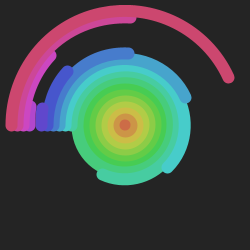
Frame 1 (no input)
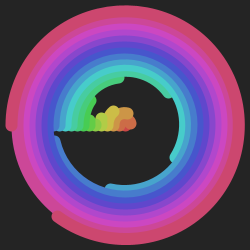
Frame 60 (the mouse pressed at the canvas centre just before this capture)
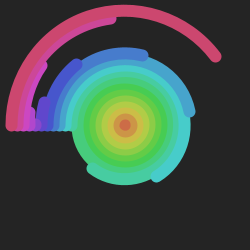
Frame 120 (the mouse held since frame 60 and released just before this capture)

The Processing sketch that drew these frames (run headless with seeded random() and noise(); from frame 60 on, the mouse is pressed at the canvas centre):

// Processing sketch: sketch_003
// ── sketch_003.pde
int num = 20;
float step, sz, offSet, theta, angle;

void setup() {
  size(250, 250);
  strokeWeight(12);
  step = 12;
  colorMode(HSB, 255, 100, 100);
}

void draw() {
  background(36);
  translate(width/2, height*.5);
  angle = 0;
  for (int i = 0; i < num; i++) {
    stroke(255 * i/num, 65, 80);
    noFill();
    sz = i*step;
    float offSet = TWO_PI/num*i;
    float arcEnd = map(sin(theta+offSet), -1, 1, PI, TWO_PI + PI*3/2);
    arc(0, 0, sz, sz, PI, arcEnd);
  }
  resetMatrix();
  theta += .0523;  
}
